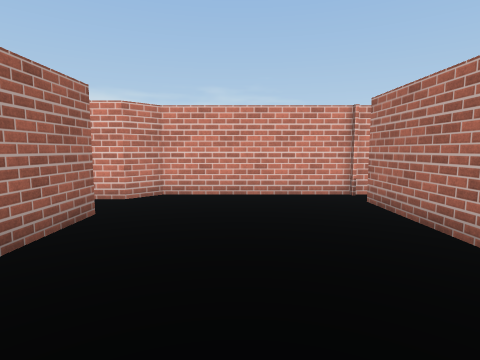
view 1 (above)

19 first-person views from a walk through a 3-D level made in the Unity game engine. The camera is 1.3 m above the floor, tilts 6° down and sees 80° across. Doors are open. The floor is counted in squares, 1 m on a side. Each view is taken from the middle of a square. On the plan, view 1 faces up. The plan holds only what a view shows up to about 13 squares ahead; the rest is blank. The place goes on beyond the plan. The player is left out. Some surface patterns are stand-ins.

view 2
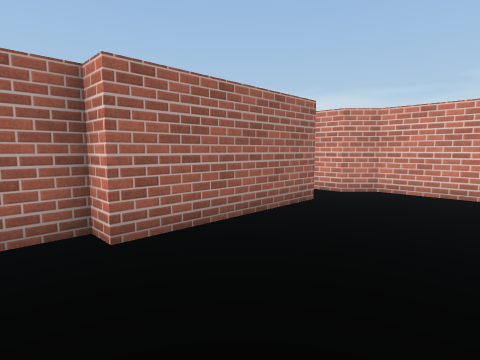

view 3
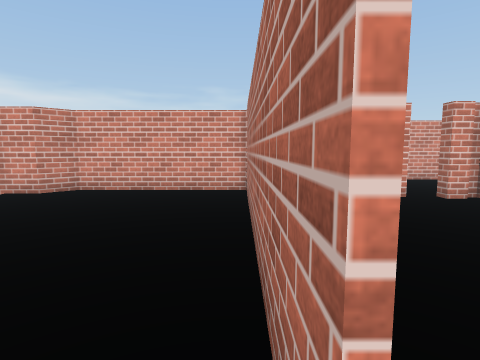

view 4
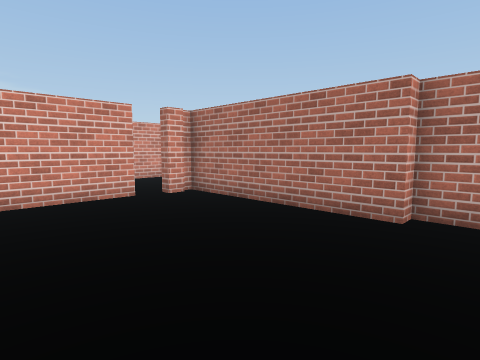

view 5
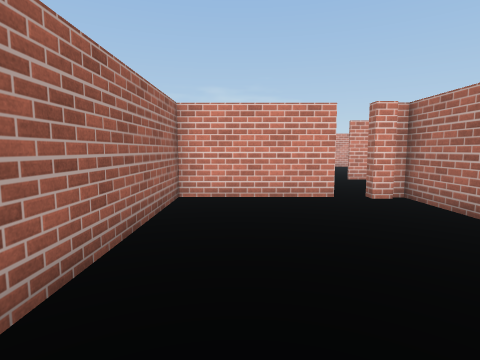

view 6
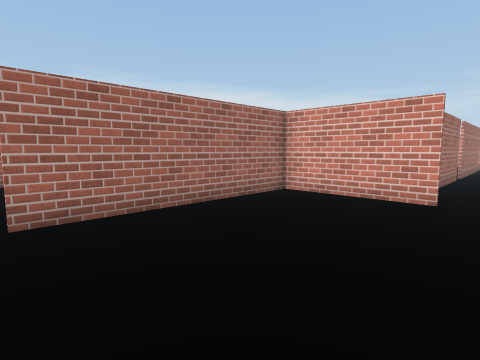

view 7
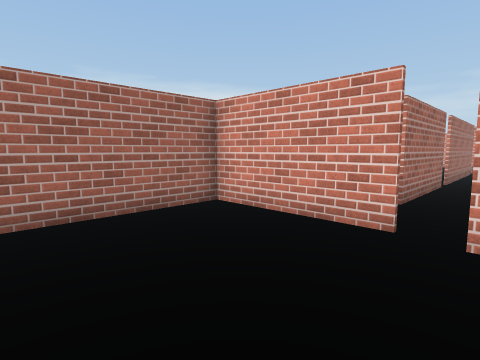

view 8
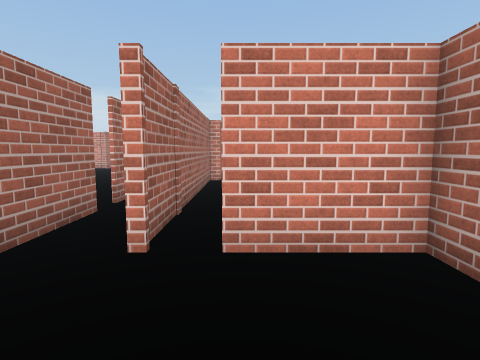

view 9
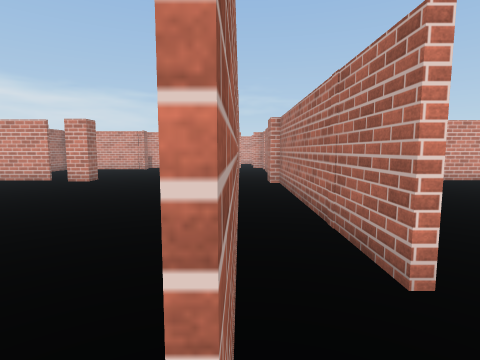

view 10
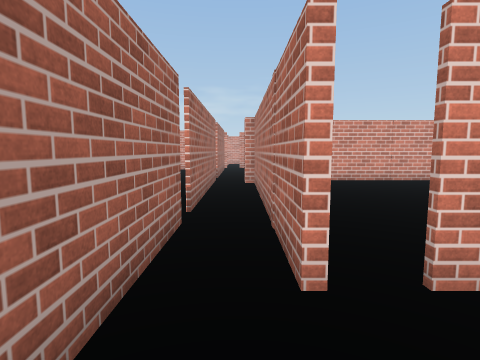

view 11
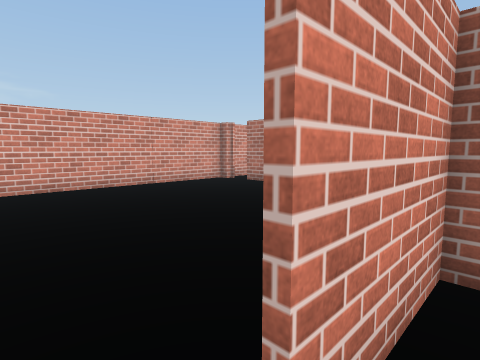

view 12
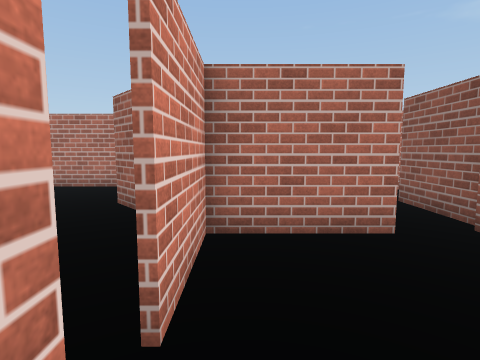

view 13
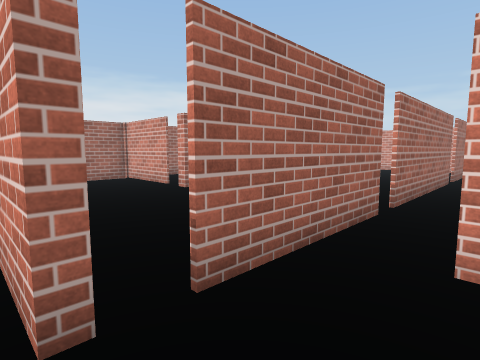

view 14
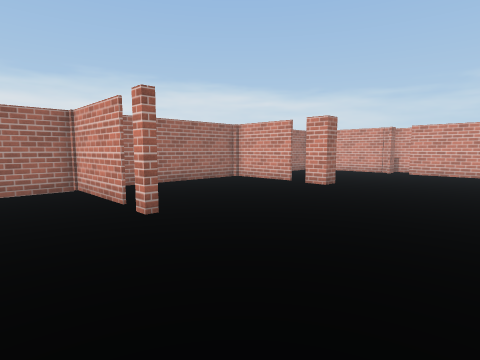

view 15
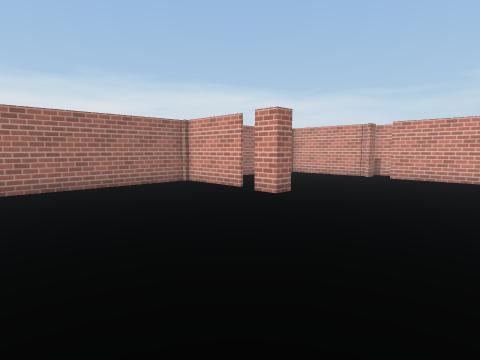

view 16
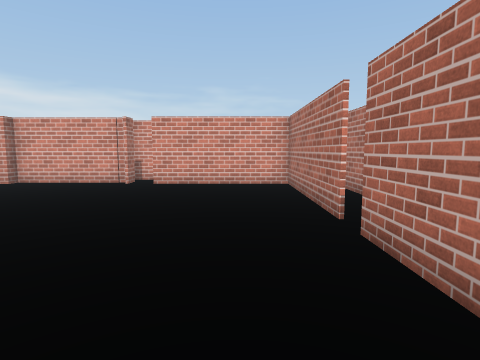

view 17
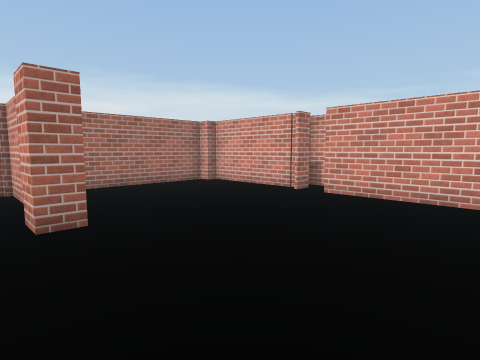

view 18
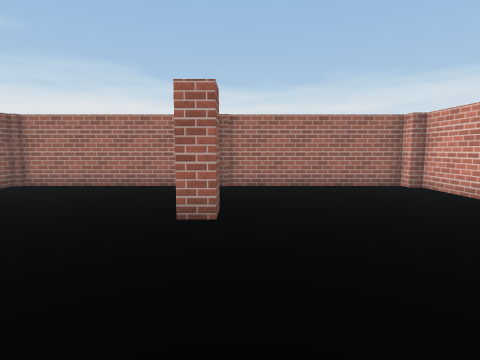

view 19
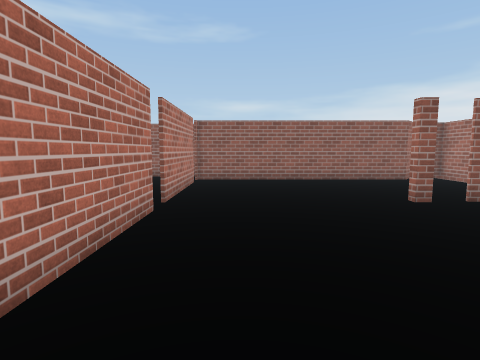

### Floor plan
Points are (right, up) in squares from view 1. A wall is a line through its corners. A room is listed if a view was taken in it or the views show most of it. See-through windows are left out.
Room 1 (views 1, 2)
walls: (-2.9, 5.8) (-2.9, 0.4) (-3.7, 0.4) (-3.7, -0.8); (3.2, -0.5) (3.2, 7.2); (3.2, 8.3) (-2.2, 8.3) (-3, 7.5) (-4.2, 7.5)
ways out: opening at (3, -1) to room 2
Room 2 (views 3, 4, 5, 6, 7)
walls: (9.5, 0.4) (9.5, 6.8) (9.1, 6.8); (10, -0.6) (10, 0.4); (7.6, 6.8) (3.3, 6.8) (3.3, -0.5); (9.1, 6.6) (8.6, 6.6)
ways out: opening at (3, -1) to room 1; opening at (8, 7) to room 3
Room 3 (views 8, 9, 10, 11, 12, 13)
walls: (8.6, 11.5) (8.6, 20.2); (7, 14) (7, 9.4); (12.4, 8.5) (12.4, 11.5) (9.8, 11.5); (8.6, 6.6) (8.6, 7); (9.2, 20.3) (8.2, 20.3) (8.2, 21.2); (7, 21.4) (7, 14.9)
ways out: opening at (8, 7) to room 2; opening at (7, 9) to room 4; gap at (7, 14.5) to room 4; gap at (10, 12) to room 5; opening at (12, 8)
Room 4 (views 14, 15, 16, 17, 18, 19)
walls: (-0.2, 21.6) (0.7, 21.6) (0.7, 20.8) (-0.2, 20.8); (-1, 21.3) (-4.2, 21.3); (0.1, 13.9) (0.8, 13.9); (0.8, 13.8) (0.1, 13.8); (-0.8, 13.8) (-4.5, 13.8); (-4.2, 13.9) (-3.6, 13.9); (6.9, 14.9) (6.9, 21.4); (6.9, 22.2) (6.9, 28) (1.6, 28); (0.5, 28.3) (-3.7, 28.3); (-4.4, 9.2) (-4.4, 7.9); (6.9, 9.5) (6.9, 14); (-2.8, 7.9) (-2.3, 8.4) (6.9, 8.4); (-3.7, 28) (-4.4, 28) (-4.4, 11.9)
ways out: opening at (7, 9) to room 3; gap at (7, 14.5) to room 3; gap at (-0.5, 14); gap at (-0.5, 21)
Room 5 (no view inside)
walls: (14.1, 13.2) (15, 14); (8.7, 20.1) (8.7, 11.5); (18.2, 15.4) (18.2, 19.8); (9.2, 21) (9.2, 20.3); (17.4, 21.3) (9.8, 21.3)
ways out: gap at (10, 12) to room 3; gap at (18, 20)

Positions as (right, up) in squares from view 1, and headings:
1: (0, 0), facing up
2: (1, -1), facing up-left
3: (3, -1), facing up
4: (4, -1), facing up-right
5: (5, -1), facing up
6: (9, -1), facing up-left
7: (9, 2), facing up-left
8: (10, 8), facing up
9: (7, 9), facing up
10: (8, 9), facing up
11: (9, 11), facing up-right
12: (8, 11), facing right
13: (9, 8), facing up-left
14: (6, 11), facing up-left
15: (6, 14), facing up-left
16: (5, 17), facing up
17: (6, 20), facing up-left
18: (6, 22), facing left
19: (5, 21), facing down
